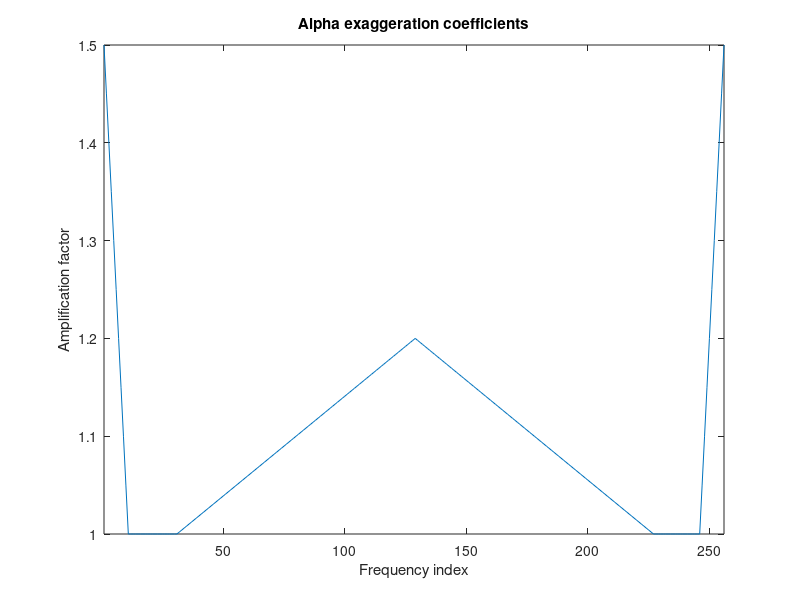

MATLAB code to generate this figure:
clc;
a = ones(256,1);
%choose what factor to set the values to
%and where this should start
lp_ampli = 1.5;
lp_freq = 10;
hp_ampli = 1.2;
hp_freq = 30;
for i=0:(lp_freq-1)
    a(i+1) = (lp_freq*lp_ampli-(lp_ampli-1)*i)/lp_freq;
    a(256-i) = (lp_freq*lp_ampli-(lp_ampli-1)*i)/lp_freq;
end
a_eq = (hp_ampli-1)/(128-hp_freq);
b_eq = 1 - a_eq*hp_freq;
for i=hp_freq:128
    a(i+1) = a_eq*i+b_eq;
    a(257-i) = a_eq*i+b_eq;
end
plot(1:256,a)
axis tight
title('Alpha exaggeration coefficients')
xlabel('Frequency index')
ylabel('Amplification factor')
formatSpec = '%1.16f,'; %set format to high precision to avoid rounding issues
fid=fopen('project_pt1\RTDSP\lpfcoef.txt','w'); %open file
% define order of filter+1 here
% simpler and more intuitive way than

%define a and b coefficient arrays
fprintf(fid,'float lpfcoef[] = {');
fprintf(fid,formatSpec,a(1:length(a)-1));
fprintf(fid,'%1.16f};\n',a(length(a)));
fclose(fid); %close file